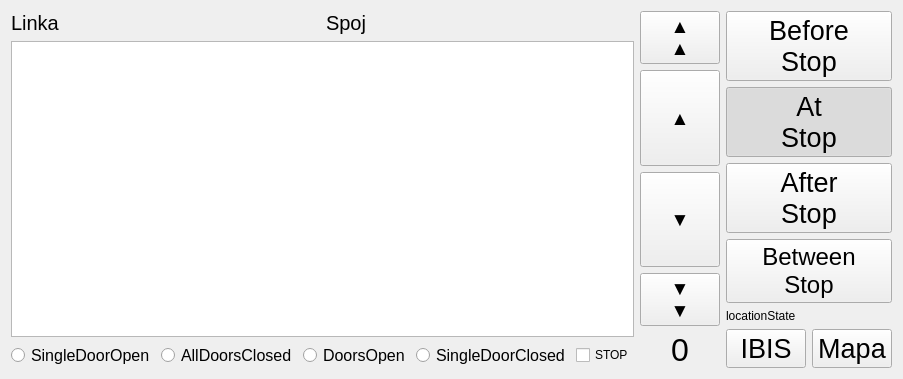
            <widget class="QWidget" name="page_jizda">
             <layout class="QGridLayout" name="gridLayout_3">
              <item row="2" column="0">
               <layout class="QHBoxLayout" name="displej_hor_layout">
                <item>
                 <layout class="QVBoxLayout" name="verticalLayout_13">
                  <item>
                   <layout class="QHBoxLayout" name="horizontalLayout_8">
                    <item>
                     <widget class="QLabel" name="label_aktLinka">
                      <property name="font">
                       <font>
                        <pointsize>15</pointsize>
                       </font>
                      </property>
                      <property name="text">
                       <string>Linka</string>
                      </property>
                     </widget>
                    </item>
                    <item>
                     <widget class="QLabel" name="label_aktSpoj">
                      <property name="font">
                       <font>
                        <pointsize>15</pointsize>
                       </font>
                      </property>
                      <property name="text">
                       <string>Spoj</string>
                      </property>
                     </widget>
                    </item>
                   </layout>
                  </item>
                  <item>
                   <widget class="QTableWidget" name="tableWidgetNasledujiciZastavky">
                    <property name="minimumSize">
                     <size>
                      <width>0</width>
                      <height>0</height>
                     </size>
                    </property>
                    <property name="font">
                     <font>
                      <pointsize>20</pointsize>
                     </font>
                    </property>
                    <property name="horizontalScrollBarPolicy">
                     <enum>Qt::ScrollBarAsNeeded</enum>
                    </property>
                    <property name="selectionMode">
                     <enum>QAbstractItemView::SingleSelection</enum>
                    </property>
                    <property name="selectionBehavior">
                     <enum>QAbstractItemView::SelectRows</enum>
                    </property>
                    <attribute name="horizontalHeaderVisible">
                     <bool>false</bool>
                    </attribute>
                    <attribute name="verticalHeaderVisible">
                     <bool>false</bool>
                    </attribute>
                    <column>
                     <property name="text">
                      <string>jmeno</string>
                     </property>
                    </column>
                    <column>
                     <property name="text">
                      <string>index</string>
                     </property>
                    </column>
                    <column>
                     <property name="text">
                      <string>cas</string>
                     </property>
                     <property name="textAlignment">
                      <set>AlignTrailing|AlignVCenter</set>
                     </property>
                    </column>
                    <column>
                     <property name="text">
                      <string>znam</string>
                     </property>
                    </column>
                    <column>
                     <property name="text">
                      <string>pásma</string>
                     </property>
                    </column>
                   </widget>
                  </item>
                  <item>
                   <layout class="QHBoxLayout" name="horizontalLayout_18">
                    <item>
                     <widget class="QRadioButton" name="radioButton_singleDoorOpen">
                      <property name="font">
                       <font>
                        <pointsize>12</pointsize>
                       </font>
                      </property>
                      <property name="text">
                       <string>SingleDoorOpen</string>
                      </property>
                     </widget>
                    </item>
                    <item>
                     <widget class="QRadioButton" name="radioButton_allDoorsClosed">
                      <property name="font">
                       <font>
                        <pointsize>12</pointsize>
                       </font>
                      </property>
                      <property name="text">
                       <string>AllDoorsClosed</string>
                      </property>
                     </widget>
                    </item>
                    <item>
                     <widget class="QRadioButton" name="radioButton_doorsOpen">
                      <property name="font">
                       <font>
                        <pointsize>12</pointsize>
                       </font>
                      </property>
                      <property name="text">
                       <string>DoorsOpen</string>
                      </property>
                     </widget>
                    </item>
                    <item>
                     <widget class="QRadioButton" name="radioButton_singleDoorCloser">
                      <property name="font">
                       <font>
                        <pointsize>12</pointsize>
                       </font>
                      </property>
                      <property name="text">
                       <string>SingleDoorClosed</string>
                      </property>
                     </widget>
                    </item>
                    <item>
                     <widget class="QCheckBox" name="checkBox_stopRequested">
                      <property name="text">
                       <string>STOP</string>
                      </property>
                     </widget>
                    </item>
                   </layout>
                  </item>
                 </layout>
                </item>
                <item>
                 <layout class="QVBoxLayout" name="verticalLayout_sipky">
                  <property name="sizeConstraint">
                   <enum>QLayout::SetDefaultConstraint</enum>
                  </property>
                  <item>
                   <widget class="QPushButton" name="pushButton_jizda_sipkaZpetSkok">
                    <property name="sizePolicy">
                     <sizepolicy hsizetype="Minimum" vsizetype="Maximum">
                      <horstretch>0</horstretch>
                      <verstretch>0</verstretch>
                     </sizepolicy>
                    </property>
                    <property name="minimumSize">
                     <size>
                      <width>0</width>
                      <height>50</height>
                     </size>
                    </property>
                    <property name="font">
                     <font>
                      <pointsize>14</pointsize>
                     </font>
                    </property>
                    <property name="text">
                     <string>▲
▲</string>
                    </property>
                   </widget>
                  </item>
                  <item>
                   <widget class="QPushButton" name="pushButton_jizda_sipkaZpet">
                    <property name="sizePolicy">
                     <sizepolicy hsizetype="Maximum" vsizetype="Expanding">
                      <horstretch>0</horstretch>
                      <verstretch>0</verstretch>
                     </sizepolicy>
                    </property>
                    <property name="maximumSize">
                     <size>
                      <width>100</width>
                      <height>16777215</height>
                     </size>
                    </property>
                    <property name="font">
                     <font>
                      <pointsize>14</pointsize>
                     </font>
                    </property>
                    <property name="text">
                     <string>▲</string>
                    </property>
                   </widget>
                  </item>
                  <item>
                   <widget class="QPushButton" name="pushButton_jizda_sipkaDal">
                    <property name="sizePolicy">
                     <sizepolicy hsizetype="Maximum" vsizetype="Expanding">
                      <horstretch>0</horstretch>
                      <verstretch>0</verstretch>
                     </sizepolicy>
                    </property>
                    <property name="minimumSize">
                     <size>
                      <width>70</width>
                      <height>0</height>
                     </size>
                    </property>
                    <property name="maximumSize">
                     <size>
                      <width>100</width>
                      <height>16777215</height>
                     </size>
                    </property>
                    <property name="font">
                     <font>
                      <pointsize>14</pointsize>
                     </font>
                    </property>
                    <property name="text">
                     <string>▼</string>
                    </property>
                   </widget>
                  </item>
                  <item>
                   <widget class="QPushButton" name="pushButton_jizda_sipkaDalSkok">
                    <property name="enabled">
                     <bool>true</bool>
                    </property>
                    <property name="sizePolicy">
                     <sizepolicy hsizetype="Minimum" vsizetype="Maximum">
                      <horstretch>0</horstretch>
                      <verstretch>0</verstretch>
                     </sizepolicy>
                    </property>
                    <property name="minimumSize">
                     <size>
                      <width>0</width>
                      <height>50</height>
                     </size>
                    </property>
                    <property name="font">
                     <font>
                      <pointsize>14</pointsize>
                     </font>
                    </property>
                    <property name="text">
                     <string>▼
▼</string>
                    </property>
                   </widget>
                  </item>
                  <item>
                   <widget class="QLabel" name="popisek">
                    <property name="font">
                     <font>
                      <pointsize>24</pointsize>
                     </font>
                    </property>
                    <property name="text">
                     <string>0</string>
                    </property>
                    <property name="textFormat">
                     <enum>Qt::PlainText</enum>
                    </property>
                    <property name="alignment">
                     <set>Qt::AlignCenter</set>
                    </property>
                   </widget>
                  </item>
                 </layout>
                </item>
                <item>
                 <layout class="QVBoxLayout" name="verticalLayout_5">
                  <property name="sizeConstraint">
                   <enum>QLayout::SetNoConstraint</enum>
                  </property>
                  <item>
                   <widget class="QPushButton" name="pushButton_jizda_beforeStop">
                    <property name="sizePolicy">
                     <sizepolicy hsizetype="Minimum" vsizetype="Expanding">
                      <horstretch>0</horstretch>
                      <verstretch>0</verstretch>
                     </sizepolicy>
                    </property>
                    <property name="font">
                     <font>
                      <pointsize>20</pointsize>
                     </font>
                    </property>
                    <property name="text">
                     <string>Before
Stop</string>
                    </property>
                    <property name="checkable">
                     <bool>true</bool>
                    </property>
                    <property name="autoExclusive">
                     <bool>true</bool>
                    </property>
                   </widget>
                  </item>
                  <item>
                   <widget class="QPushButton" name="pushButton_jizda_atStop">
                    <property name="sizePolicy">
                     <sizepolicy hsizetype="Minimum" vsizetype="Expanding">
                      <horstretch>0</horstretch>
                      <verstretch>0</verstretch>
                     </sizepolicy>
                    </property>
                    <property name="font">
                     <font>
                      <pointsize>20</pointsize>
                     </font>
                    </property>
                    <property name="text">
                     <string>At
Stop</string>
                    </property>
                    <property name="checkable">
                     <bool>true</bool>
                    </property>
                    <property name="checked">
                     <bool>true</bool>
                    </property>
                    <property name="autoExclusive">
                     <bool>true</bool>
                    </property>
                   </widget>
                  </item>
                  <item>
                   <widget class="QPushButton" name="pushButton_jizda_afterStop">
                    <property name="sizePolicy">
                     <sizepolicy hsizetype="Minimum" vsizetype="Expanding">
                      <horstretch>0</horstretch>
                      <verstretch>0</verstretch>
                     </sizepolicy>
                    </property>
                    <property name="font">
                     <font>
                      <pointsize>20</pointsize>
                     </font>
                    </property>
                    <property name="text">
                     <string>After
Stop</string>
                    </property>
                    <property name="checkable">
                     <bool>true</bool>
                    </property>
                    <property name="autoExclusive">
                     <bool>true</bool>
                    </property>
                   </widget>
                  </item>
                  <item>
                   <widget class="QPushButton" name="pushButton_jizda_betweenStop">
                    <property name="sizePolicy">
                     <sizepolicy hsizetype="Minimum" vsizetype="Expanding">
                      <horstretch>0</horstretch>
                      <verstretch>0</verstretch>
                     </sizepolicy>
                    </property>
                    <property name="font">
                     <font>
                      <pointsize>18</pointsize>
                     </font>
                    </property>
                    <property name="text">
                     <string>Between
Stop</string>
                    </property>
                    <property name="checkable">
                     <bool>true</bool>
                    </property>
                    <property name="autoExclusive">
                     <bool>true</bool>
                    </property>
                   </widget>
                  </item>
                  <item>
                   <widget class="QLabel" name="locationStateIndicator">
                    <property name="sizePolicy">
                     <sizepolicy hsizetype="Preferred" vsizetype="Expanding">
                      <horstretch>0</horstretch>
                      <verstretch>0</verstretch>
                     </sizepolicy>
                    </property>
                    <property name="text">
                     <string>locationState</string>
                    </property>
                   </widget>
                  </item>
                  <item>
                   <layout class="QHBoxLayout" name="horizontalLayout_3">
                    <item>
                     <widget class="QPushButton" name="pushButton_jizda_IBIS">
                      <property name="font">
                       <font>
                        <pointsize>20</pointsize>
                       </font>
                      </property>
                      <property name="text">
                       <string>IBIS</string>
                      </property>
                     </widget>
                    </item>
                    <item>
                     <widget class="QPushButton" name="pushButton_jizda_mapa">
                      <property name="font">
                       <font>
                        <pointsize>20</pointsize>
                       </font>
                      </property>
                      <property name="text">
                       <string>Mapa</string>
                      </property>
                     </widget>
                    </item>
                   </layout>
                  </item>
                 </layout>
                </item>
               </layout>
              </item>
             </layout>
            </widget>
